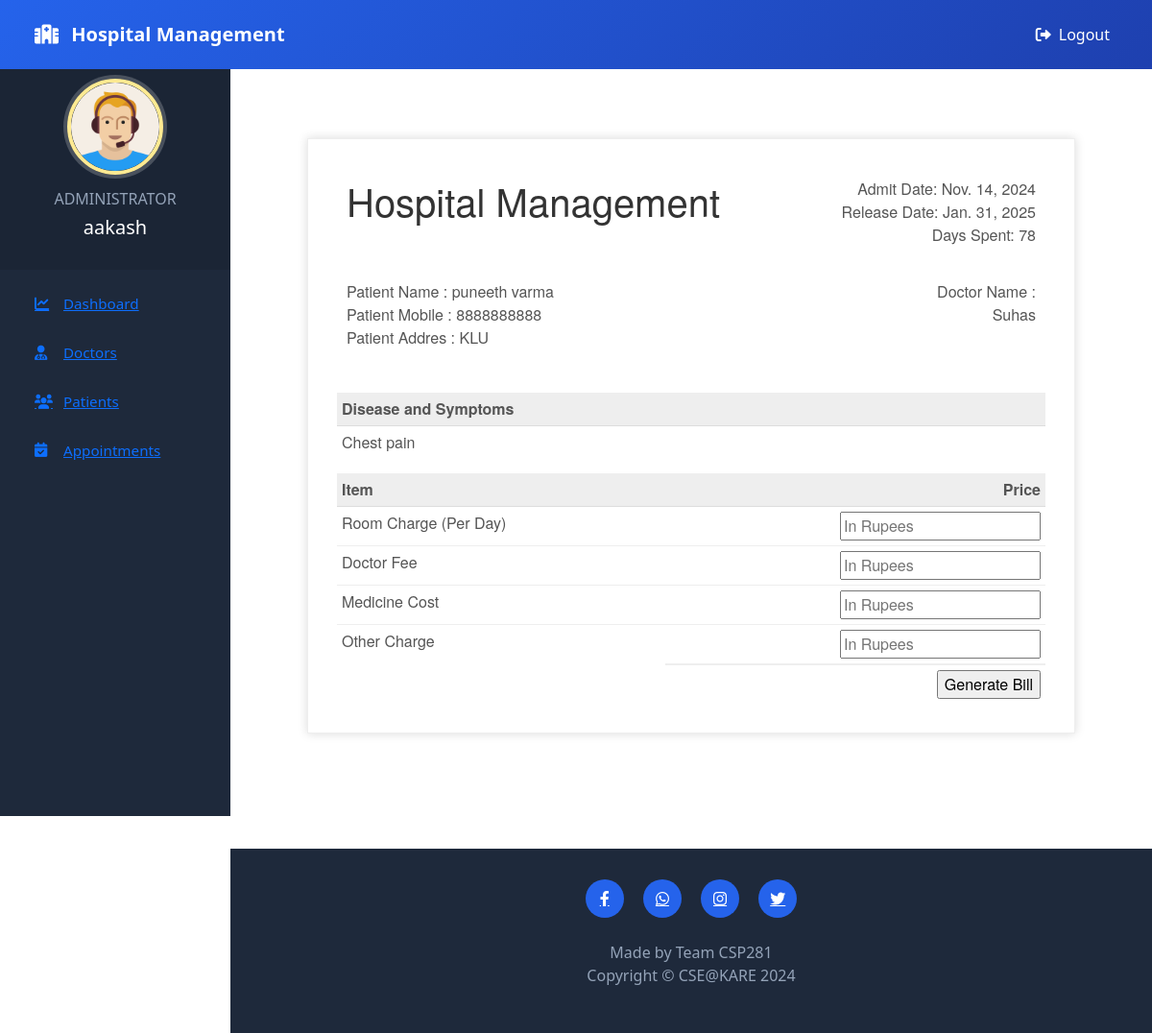
Page /discharge-patient/1 (signed in) on the committed database.
### hospital/models.py (models this page shows, shortened)
class Patient(models.Model):
    user=models.OneToOneField(User,on_delete=models.CASCADE)
    profile_pic= models.ImageField(upload_to='profile_pic/PatientProfilePic/',null=True,blank=True)
    address = models.CharField(max_length=40)
    mobile = models.CharField(max_length=20,null=False)
    symptoms = models.CharField(max_length=100,null=False)
    assignedDoctorId = models.PositiveIntegerField(null=True)
    admitDate=models.DateField(auto_now=True)
    status=models.BooleanField(default=False)
    @property
    def get_name(self):
        return self.user.first_name+" "+self.user.last_name

### hospital/views.py (the view, shortened to what this page needs)
# urls.py: path('discharge-patient/<int:pk>', views.discharge_patient_view,name='discharge-patient'),
@login_required(login_url='adminlogin')
@user_passes_test(is_admin)
def discharge_patient_view(request, pk):
    try:
        patient = models.Patient.objects.get(id=pk)
        assignedDoctor = models.User.objects.filter(id=patient.assignedDoctorId).first()
        if not assignedDoctor:
            return HttpResponse("Assigned doctor not found", status=404)
        days = (date.today() - patient.admitDate)
        patientDict = {
            'patientId': pk,
            'name': patient.get_name,
            'mobile': patient.mobile,
            'address': patient.address,
            'symptoms': patient.symptoms,
            'admitDate': patient.admitDate,
            'todayDate': date.today(),
            'day': days.days,
            'assignedDoctorName': assignedDoctor.first_name,
        }
        return render(request,'hospital/patient_generate_bill.html',context=patientDict)
    except models.Patient.DoesNotExist:
        return HttpResponse("Patient not found", status=404)

### hospital/views.py (called while the page is built)
def is_admin(user):
    return user.groups.filter(name='ADMIN').exists()

### templates/hospital/patient_generate_bill.html (shortened to what this page needs)
{% extends 'hospital/admin_base.html' %}
{% load static %}
{% block content %}
<head>
</head>
<br><br><br>
<div class="invoice-box">
  <table cellpadding="0" cellspacing="0">
    <tr class="top">
      <td colspan="2">
        <table>
          <tr>
            <td class="title">
              <h1>Hospital Management</h1>
            </td>
            <td>
              Admit Date: {{admitDate}}<br>
              Release Date: {{todayDate}}<br>
              Days Spent: {{day}}
            </td>
          </tr>
        </table>
      </td>
    </tr>
    <tr class="information">
      <td colspan="2">
        <table>
          <tr>
            <td>
              Patient Name : {{name}}<br>
              Patient Mobile : {{mobile}}<br>
              Patient Addres : {{address}}<br>
            </td>
            <td>
              Doctor Name :<br>
              {{assignedDoctorName}}<br>
            </td>
          </tr>
        </table>
      </td>
    </tr>
    <tr class="heading">
      <td>
        Disease and Symptoms
      </td>
      <td>
      </td>
    </tr>
    <tr class="details">
      <td>
        {{symptoms}}
      </td>
    </tr>
    <tr class="heading">
      <td>
        Item
      </td>
      <td>
        Price
      </td>
    </tr>
    <form method="post">
      <tr class="item">
        <td>
          Room Charge (Per Day)
        </td>
        <td>
          <input type="number" name="roomCharge" placeholder="In Rupees" value="">
        </td>
      </tr>
      <tr class="item">
        <td>
          Doctor Fee
        </td>
        <td>
          <input type="number" name="doctorFee" placeholder="In Rupees" value="">
        </td>
      </tr>
      <tr class="item">
        <td>
          Medicine Cost
        </td>
        <td>
          <input type="number" name="medicineCost" placeholder="In Rupees" value="">
        </td>
      </tr>
      <tr class="item last">
        <td>
          Other Charge
        </td>
        <td>
          <input type="number" name="OtherCharge" placeholder="In Rupees" value="">
        </td>
      </tr>
      <tr class="total">
        <td></td>
        <td>
          <input type="submit" name="submit" value="Generate Bill">
        </td>
      </tr>
    </form>
  </table>
</div>
{% endblock content %}

### templates/hospital/admin_base.html (shortened to what this page needs)
<!DOCTYPE html>
{% load static %}
<html lang="en">
<head>
    <link href="https://cdn.jsdelivr.net/npm/bootstrap@5.3.0/dist/css/bootstrap.min.css" rel="stylesheet">
    <link href="https://cdnjs.cloudflare.com/ajax/libs/font-awesome/6.0.0/css/all.min.css" rel="stylesheet">
    <link rel="stylesheet" href="{% static '/style.css' %}">
</head>
<body>
    <nav class="menu" tabindex="0">
        <header class="avatar">
            <img src="{% static 'images/adminpropic.png' %}" alt="Admin Profile">
            <h6>ADMINISTRATOR</h6>
            <h2>{{request.user.first_name}}</h2>
        </header>
        <ul class="list-unstyled">
            <li>
                <a href="/admin-dashboard" class="d-flex align-items-center">
                    <i class="fas fa-chart-line"></i>
                    <span>Dashboard</span>
                </a>
            </li>
            <li>
                <a href="/admin-doctor" class="d-flex align-items-center">
                    <i class="fas fa-user-md"></i>
                    <span>Doctors</span>
                </a>
            </li>
            <li>
                <a href="/admin-patient" class="d-flex align-items-center">
                    <i class="fas fa-users"></i>
                    <span>Patients</span>
                </a>
            </li>
            <li>
                <a href="/admin-appointment" class="d-flex align-items-center">
                    <i class="fas fa-calendar-check"></i>
                    <span>Appointments</span>
                </a>
            </li>
        </ul>
    </nav>
    <main>
        <nav class="navbar navbar-expand-lg navbar-dark fixed-top">
            <div class="container-fluid">
                <a class="navbar-brand" href="/admin-dashboard">
                    <i class="fas fa-hospital-alt me-2"></i>
                    Hospital Management
                </a>
                <div class="collapse navbar-collapse justify-content-end" id="navbarNav">
                    <ul class="navbar-nav">
                        <li class="nav-item">
                            <a href="/logout" class="nav-link">
                                <i class="fas fa-sign-out-alt me-2"></i>Logout
                            </a>
                        </li>
                    </ul>
                </div>
            </div>
        </nav>
        <div class="container-fluid py-4 mt-5">
            {% block content %}
            {% endblock content %}
        </div>
        <br>
        <br>
        <br>
        <br>
        <footer>
            <div class="container">
                <div class="social-links text-center">
                    <a href="#"><i class="fab fa-facebook-f"></i></a>
                    <a href="#"><i class="fab fa-whatsapp"></i></a>
                    <a href="#"><i class="fab fa-instagram"></i></a>
                    <a href="#"><i class="fab fa-twitter"></i></a>
                </div>
                <div class="footer-copyright">
                    <p>Made by Team CSP281<br>
                        Copyright &copy; CSE@KARE 2024</p>
                </div>
            </div>
        </footer>
    </main>
</body>
</html>

### static/style.css (style rules this page uses)
body { padding-left: 240px; }
main { position: relative; height: 100vh; }
.menu { background: #5bc995; height: 100vh; width: 240px; position: fixed; top: 0px; left: 0; z-index: 5; outline: none; }
.menu .avatar { background: rgba(0, 0, 0, 0.1); padding: 2em 0.5em; text-align: center; }
.menu .avatar img { width: 100px; border-radius: 50%; overflow: hidden; border: 4px solid #ffea92; box-shadow: 0 0 0 4px rgba(255, 255, 255, 0.2); }
.menu .avatar h2 { font-weight: normal; margin-bottom: 0; }
.menu ul { list-style: none; padding: 0.5em 0; margin: 0; }
.menu ul li { padding: 0.5em 1em 0.5em 3em; font-size: 0.95em; font-weight: regular; background-repeat: no-repeat; background-position: left 15px center; background-size: auto 20px; transition: all 0.15s linear; cursor: pointer; }

### templates/hospital/admin_base.html (style rules this page uses)
:root { --primary-color: #2563eb; --secondary-color: #1e40af; --sidebar-bg: #1e293b; --sidebar-hover: #334155; }
.navbar { background: linear-gradient(135deg, var(--primary-color) 0%, var(--secondary-color) 100%); padding: 1rem 1.5rem; }
.navbar-brand { font-weight: 600; font-size: 1.25rem; color: white !important; }
.menu { background: var(--sidebar-bg); color: white; }
.avatar { background: var(--sidebar-hover); padding: 2rem 1rem; }
.avatar img { width: 100px; border-radius: 50%; border: 4px solid var(--primary-color); box-shadow: 0 0 20px rgba(0, 0, 0, 0.2); transition: transform 0.3s ease; }
.avatar h6 { color: #94a3b8; margin-top: 1rem; }
.avatar h2 { color: white; font-size: 1.25rem; font-weight: 600; }
.menu ul li { padding: 0.75rem 1.5rem; margin: 0.25rem 0.75rem; border-radius: 0.5rem; transition: all 0.3s ease; }
.menu ul li i { width: 20px; margin-right: 10px; }
.nav-link { color: white !important; font-weight: 500; transition: all 0.3s ease; }
footer { background: var(--sidebar-bg); padding: 2rem 0; }
.social-links a { display: inline-flex; align-items: center; justify-content: center; width: 40px; height: 40px; border-radius: 50%; background: var(--primary-color); color: white; margin: 0 0.5rem; transition: all 0.3s ease; }
.footer-copyright { color: #94a3b8; text-align: center; margin-top: 1.5rem; }

### templates/hospital/patient_generate_bill.html (style rules this page uses)
.invoice-box { max-width: 800px; margin: auto; padding: 30px; border: 1px solid #eee; box-shadow: 0 0 10px rgba(0, 0, 0, .15); font-size: 16px; line-height: 24px; font-family: 'Helvetica Neue', 'Helvetica', Helvetica, Arial, sans-serif; color: #555; }
.invoice-box table { width: 100%; line-height: inherit; text-align: left; }
.invoice-box table td { padding: 5px; vertical-align: top; }
.invoice-box table tr td:nth-child(2) { text-align: right; }
.invoice-box table tr.top table td { padding-bottom: 20px; }
.invoice-box table tr.top table td.title { font-size: 45px; line-height: 45px; color: #333; }
.invoice-box table tr.information table td { padding-bottom: 40px; }
.invoice-box table tr.heading td { background: #eee; border-bottom: 1px solid #ddd; font-weight: bold; }
.invoice-box table tr.details td { padding-bottom: 20px; }
.invoice-box table tr.item td { border-bottom: 1px solid #eee; }
.invoice-box table tr.item.last td { border-bottom: none; }
.invoice-box table tr.total td:nth-child(2) { border-top: 2px solid #eee; font-weight: bold; }
.menu { top: 50px; }

### rows in the picture
Patient: admitDate "Nov. 14, 2024", mobile "8888888888", address "KLU", symptoms "Chest pain"

### other values in the picture
{{ request.user.first_name }} "aakash"
{{ todayDate }} "Jan. 31, 2025"
{{ name }} "puneeth varma"
{{ assignedDoctorName }} "Suhas"
